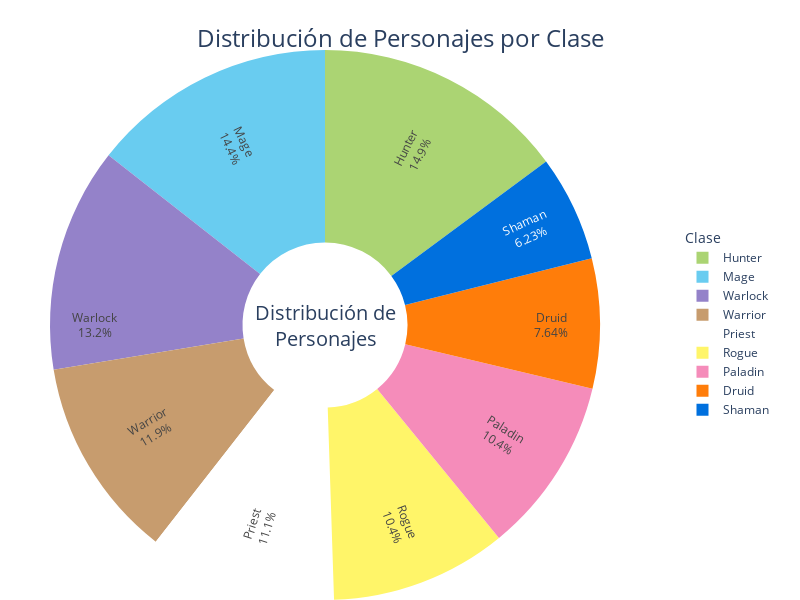

Here is the notebook cell this chart was saved with:
### Markdown cell above
A continuación, exploraremos cuáles son las clases más jugadas en World of Warcraft. Identificar las clases más populares nos ayudará a comprender mejor las preferencias de los jugadores y cómo se distribuyen entre las diferentes opciones disponibles en el juego.

### Code cell
# Datos de las clases
class_counts = wowah_data['charclass'].value_counts()

# Colores para cada clase
colors = {
    'Druid': '#FF7D0A',   # Naranja
    'Hunter': '#ABD473',  # Verde
    'Mage': '#69CCF0',    # Azul claro
    'Paladin': '#F58CBA', # Rosa
    'Priest': '#FFFFFF',  # Blanco
    'Rogue': '#FFF569',   # Amarillo
    'Shaman': '#0070DE',  # Azul
    'Warlock': '#9482C9', # Morado
    'Warrior': '#C79C6E'  # Marrón claro
}

# Crear gráfico de torta
fig = go.Figure(data=[go.Pie(
    labels=class_counts.index,
    values=class_counts,
    marker=dict(
        colors=[colors.get(clase, '#000000') for clase in class_counts.index]
    ),
    textinfo='label+percent',
    insidetextorientation='radial',
    hole=0.3 
)])

# Actualizar el diseño
fig.update_layout(
    title_text='Distribución de Personajes por Clase',
    title_font_size=24,
    title_x=0.5,
    title_y=0.95,
    legend_title_text='Clase',
    legend=dict(
        x=1.05,  
        y=0.5,
        traceorder='normal',
        orientation='v'
    ),
    margin=dict(l=0, r=150, t=50, b=0),  
    width=800,  
    height=600,  
    annotations=[dict(
        text='Distribución de<br>Personajes',
        x=0.5,
        y=0.5,
        font_size=20,
        showarrow=False
    )]
)

fig.show()

### Figure 1 — Plotly figure (JSON) as saved in the notebook; plotly's stock layout.template omitted (floating-point values rounded to 4 significant figures)
{"data": [{"hole": 0.3, "insidetextorientation": "radial", "labels": ["Hunter", "Mage", "Warlock", "Warrior", "Priest", "Rogue", "Paladin", "Druid", "Shaman"], "marker": {"colors": ["#ABD473", "#69CCF0", "#9482C9", "#C79C6E", "#FFFFFF", "#FFF569", "#F58CBA", "#FF7D0A", "#0070DE"]}, "textinfo": "label+percent", "type": "pie", "values": [155891, 151202, 138181, 124262, 116138, 108818, 108734, 80061, 65288]}], "layout": {"annotations": [{"font": {"size": 20}, "showarrow": false, "text": "Distribución de<br>Personajes", "x": 0.5, "y": 0.5}], "height": 600, "legend": {"orientation": "v", "title": {"text": "Clase"}, "traceorder": "normal", "x": 1.05, "y": 0.5}, "margin": {"b": 0, "l": 0, "r": 150, "t": 50}, "title": {"font": {"size": 24}, "text": "Distribución de Personajes por Clase", "x": 0.5, "y": 0.95}, "width": 800}}
